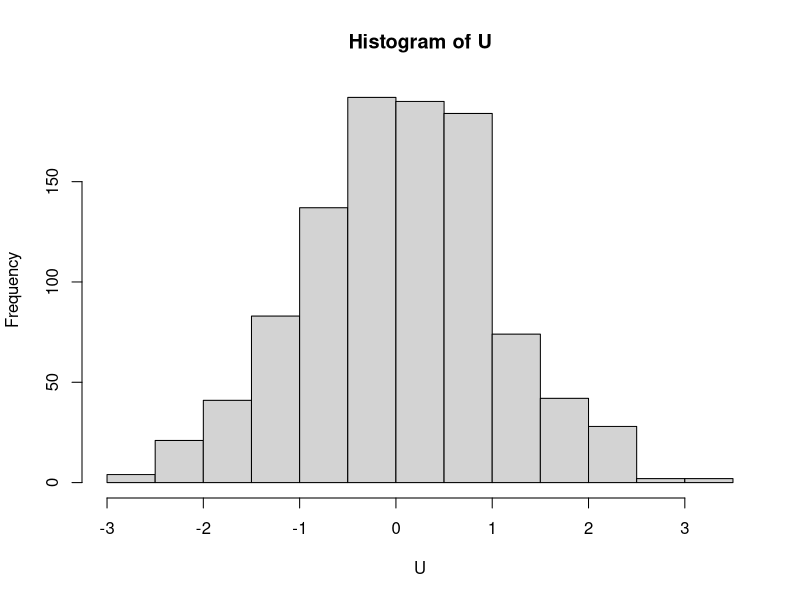
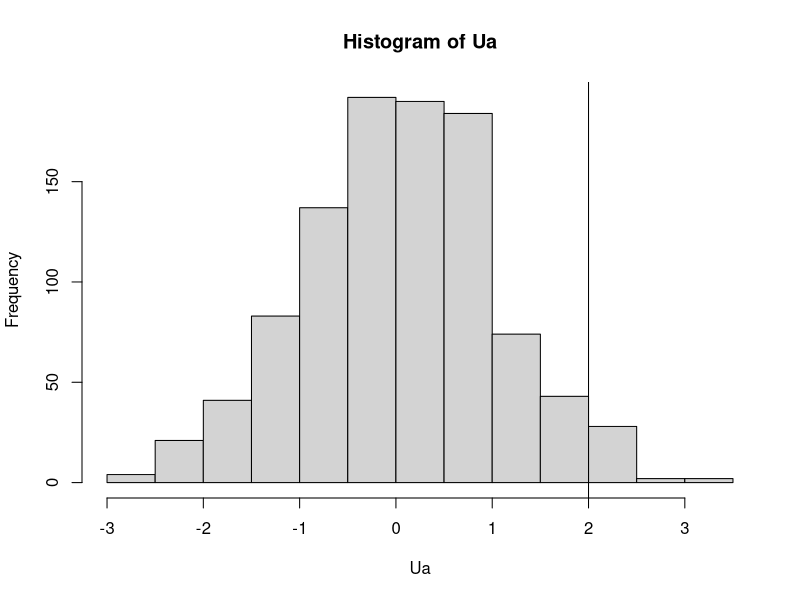
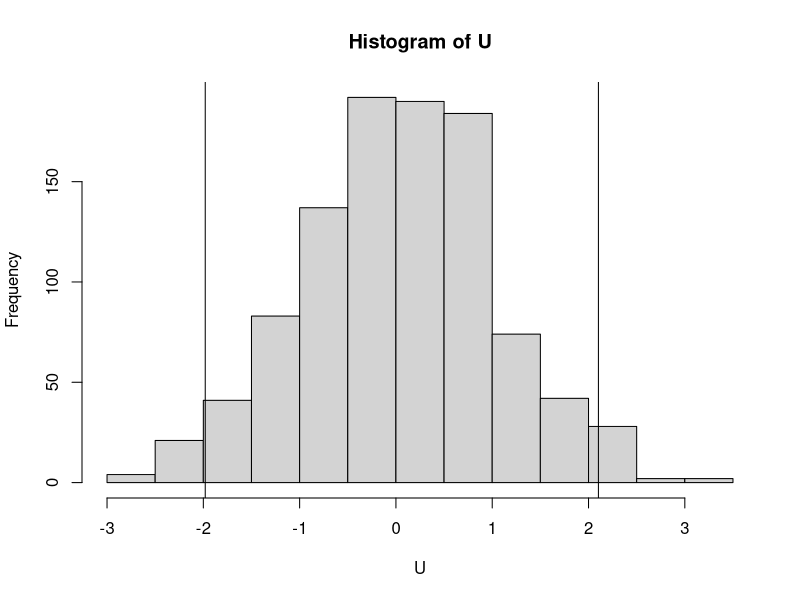
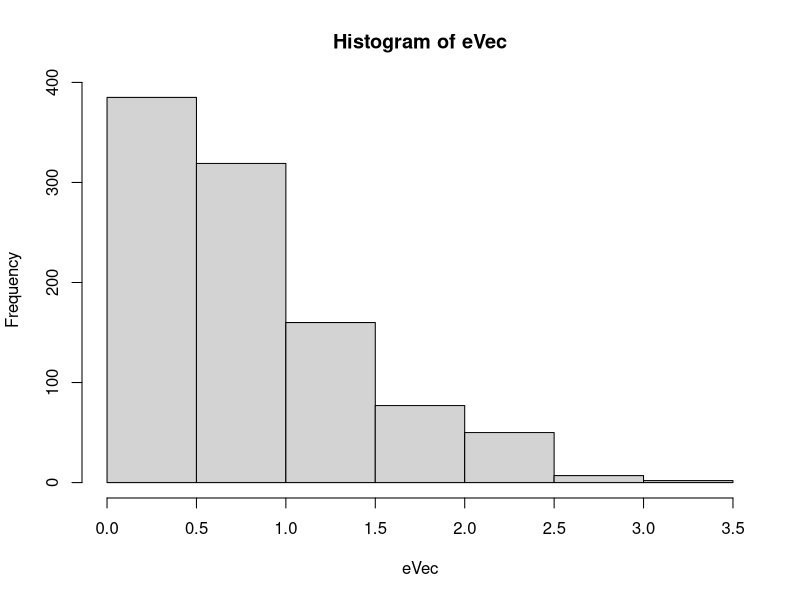
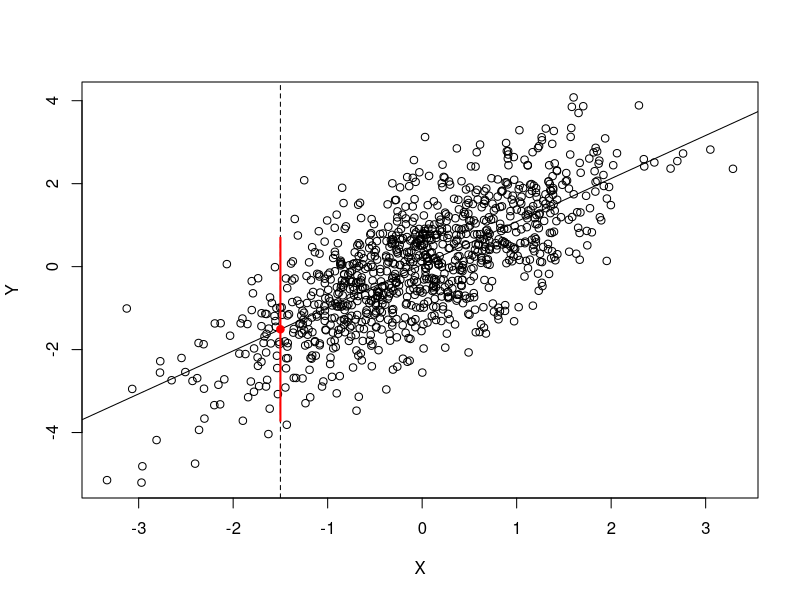
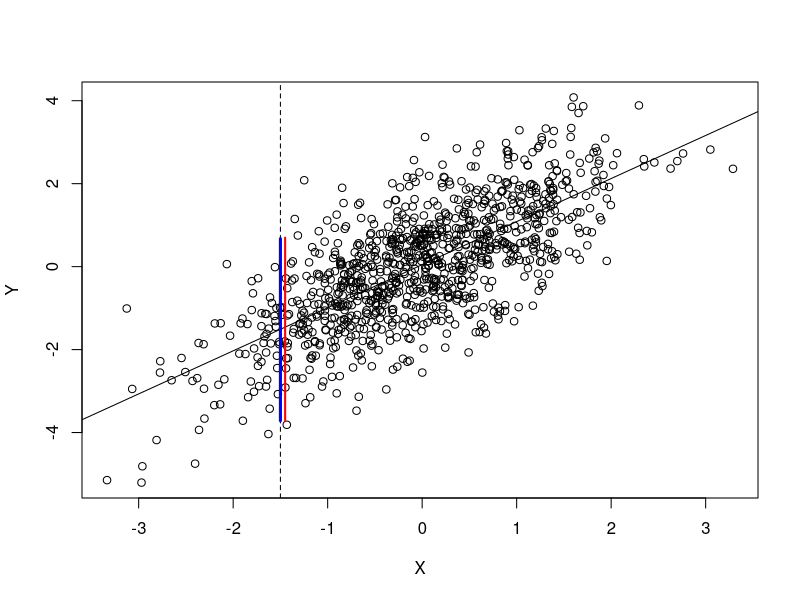
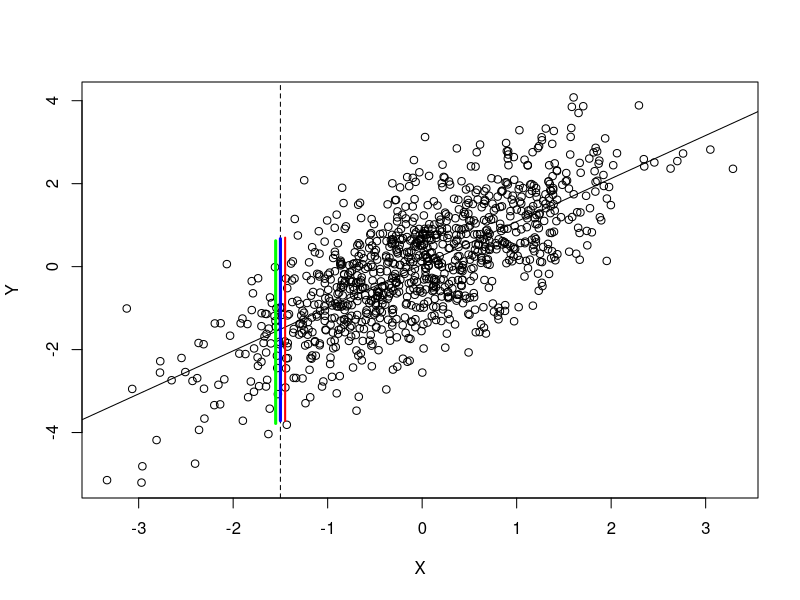
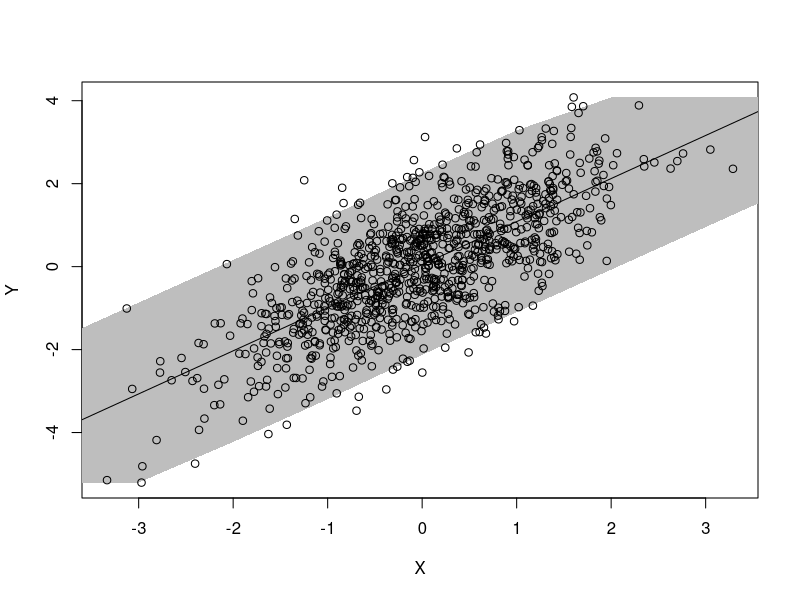

Recreate these plots in R, in order.
## ---- chunk 1
knitr::opts_chunk$set(echo = TRUE, 
                      results = 'asis',
                      fig.dim=c(4,4)) 
knitr::opts_knit$set(root.dir="~/Documents/Github/cds-demos/conformal")
## ---- chunk 2
set.seed(12345)
n <- 1000
U <- rnorm(n)
hist(U)
## ---- chunk 3
u <- 2
Ua <- c(U, u)
hist(Ua)
abline(v=u)
print(round(mean(Ua > u), 3))
## ---- chunk 4
nEval <- 200
u.candidate <- seq(from=min(U), to=max(U), length = nEval)
Cbounds <- c(u.candidate[match(5, apply(as.matrix(u.candidate),
              1,
              function(x){floor(2.5+100*(mean(c(U, x) < x)))}))],
             rev(u.candidate)[match(95, rev(apply(as.matrix(u.candidate),
              1,
              function(x){ceiling(-2.5+100*(mean(c(U, x) < x)))})))])
print(Cbounds)
hist(U)
abline(v=Cbounds)
## ---- chunk 5
X <- rnorm(n)
Y <- X + U
regData <- data.frame(X,Y)
fitlm <- lm(Y~X, data=regData)
eVec <- abs(fitlm$residuals)
hist(eVec)
plot(X,Y)
Xnew <- -1.5
abline(fitlm)
abline(v=Xnew, lty="dashed")
muHat <- predict(fitlm, newdata=data.frame(X=Xnew))
points(Xnew, muHat, pch=19, col="red")
C.X <- c(muHat-quantile(eVec, .975), muHat+quantile(eVec, .975))
points(rep(Xnew, 2), C.X, type="l", col="red", lwd=2)
## ---- chunk 6
nEval <- 200
yCand <- seq(from=min(Y), to=max(Y), length=nEval)

confPredict <- function(y, Xin){
  nData <- nrow(regData)  
  regData.a <- rbind(regData,c(Xin, y))
  fitlm.a <- lm(Y~X, data=regData.a)
  resOut <- abs(fitlm.a$residuals)
  resOut_new <- resOut[length(resOut)]
  pi.y <- mean(apply(as.matrix(resOut),
        1,
        function(x){x<=resOut_new}))
  testResult <- pi.y*(nData+1) <= ceiling(.975*(nData+1))
  return(testResult)
}

Cxa <- range(yCand[sapply(yCand, confPredict, Xin=Xnew)])

plot(X,Y)
abline(fitlm)
abline(v=Xnew, lty="dashed")
points(rep((Xnew+.05), 2), C.X, type="l", col="red", lwd=2)
points(rep(Xnew, 2), Cxa, type="l", col="blue", lwd=3)
## ---- chunk 7

splitConfPredict <- function(Xin){
  nData <- nrow(regData)
  regData$index <- 1:nData
  regData$split <- 1
  regData$split[sample(regData$index, floor(nrow(regData)/2), replace=F)] <- 2
  fitlm.spl <- lm(Y~X, data=subset(regData, split==1))
  resOut <- abs(subset(regData, split==2)$Y - predict(fitlm.spl,
                                         newdata=subset(regData, split==2)))
  kOut <- ceiling(((nData/2)+1)*(.975))
  resUse <- resOut[order(resOut)][kOut]
  Y.hat <- predict(fitlm.spl, newdata=data.frame(X=Xin))
  C.split <- c(Y.hat-resUse,Y.hat+resUse)
  return(C.split)
}

plot(X,Y)
abline(fitlm)
abline(v=Xnew, lty="dashed")
points(rep((Xnew+.05), 2), C.X, type="l", col="red", lwd=2)
points(rep(Xnew, 2), Cxa, type="l", col="blue", lwd=3)
points(rep(Xnew-.05, 2), splitConfPredict(Xnew), type="l", col="green", lwd=3)
## ---- chunk 8
aug.over.X <- function(Xval){range(yCand[sapply(yCand, 
                                      confPredict, 
                                      Xin=Xval)])}
Xvals <- -4:4
augBands <- matrix(unlist(lapply(Xvals, aug.over.X)), ncol=2, byrow=T)
plot(X,Y, type="n")
polygon(c(Xvals, rev(Xvals)),
        c(augBands[,1],rev(augBands[,2])),
        border=F,
        col="gray")
points(X,Y)
abline(fitlm)
